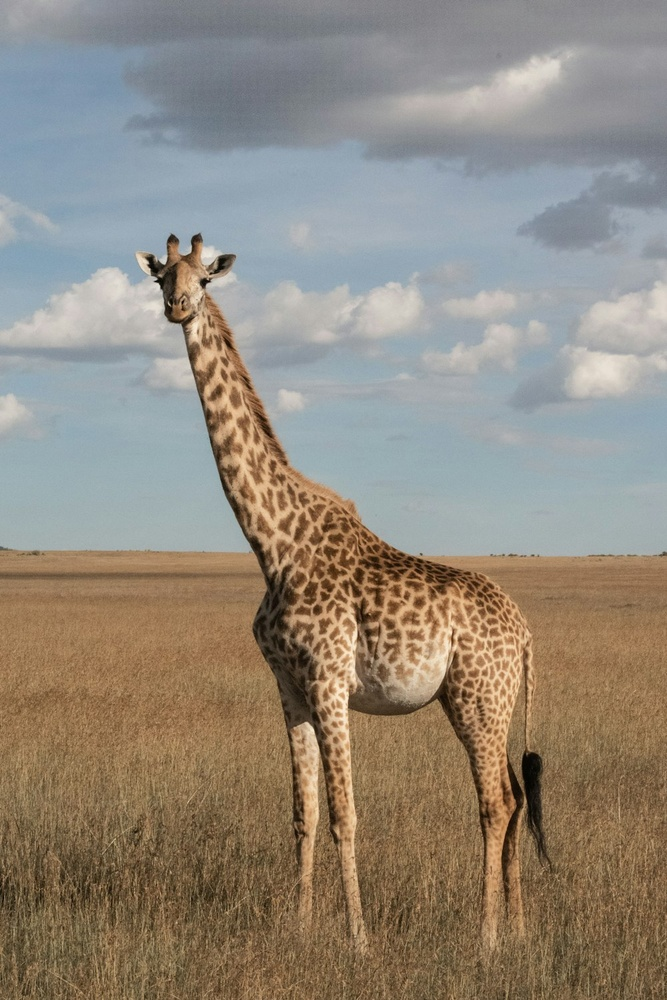
#> input picture color_thresholding/giraph.jpg, 667 x 1000 px, shrunk from 1000 x 1500 before the run
$ jupyter execute color_thresholding.ipynb
#> lines starting #> are read from the running program, lines starting #| are printed output that depends on the picture; after the words box and inside, x2 and y2 are one past the last pixel; in counts of white or black regions, pixels touching at a corner belong together
[cell 1]
import cv2
import matplotlib.pyplot as plt
import numpy as np

[cell 2]
image=cv2.imread("./giraph.jpg")
#> image is the input picture: shape (1000, 667, 3); mean B, G, R 124.4, 137, 146.1

[cell 3]
plt.imshow(image)

[cell 4]
# image_rgb by defalt it take image as bgr so we convert image to rgb
img_rgb=cv2.cvtColor(image, cv2.COLOR_BGR2RGB)
img_hsv=cv2.cvtColor(image, cv2.COLOR_BGR2HSV)
#> img_hsv: shape (1000, 667, 3); mean H, S, V 56.1, 71.8, 155.2
plt.imshow(img_rgb)

remamber to check wether image is in rgb or hsv always check we do changes in hsv image

[cell 5]
#here i want to target white color so we do uper_bond and lower bond as white
lower_white=np.array([0,0,190])
uper_white=np.array([30,40,255])

mask=cv2.inRange(img_hsv, lower_white, uper_white)
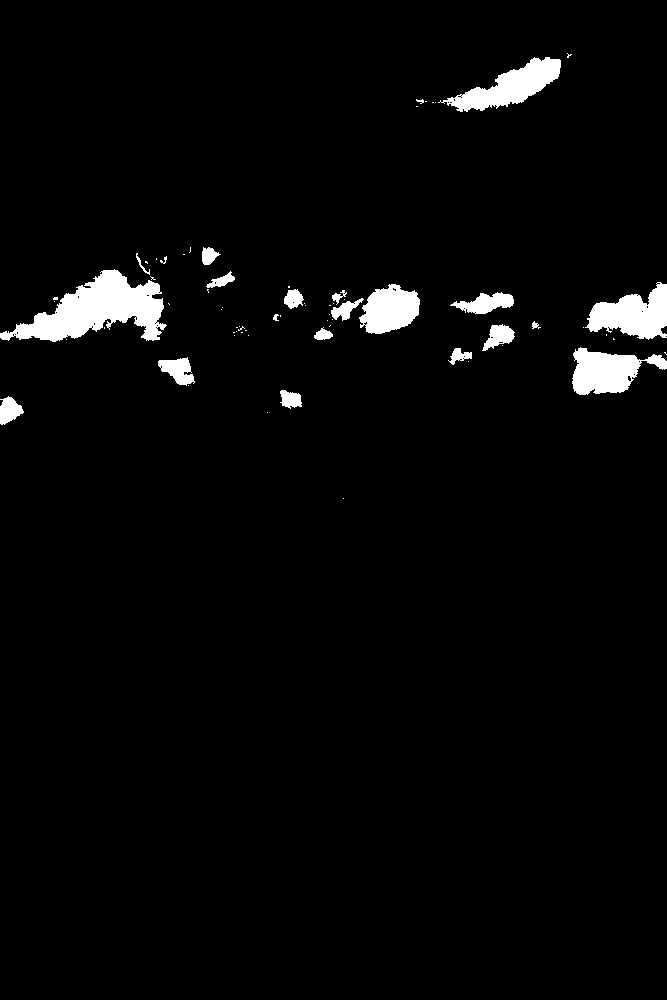
#> mask: shape (1000, 667); 3.1% white; 69 white regions (47 under 20 px), largest, box (x1, y1, x2, y2) and area: (0, 269, 167, 342) 5874, (438, 57, 561, 112) 2807, (585, 282, 667, 340) 2806

plt.imshow(mask)

[cell 6]
black_hsv=np.uint8([[[120, 255, 0]]])
black_bgr=cv2.cvtColor(black_hsv, cv2.COLOR_HSV2BGR)[0][0]

[cell 7]
image_result=image.copy()
image_result[mask>0]=black_bgr
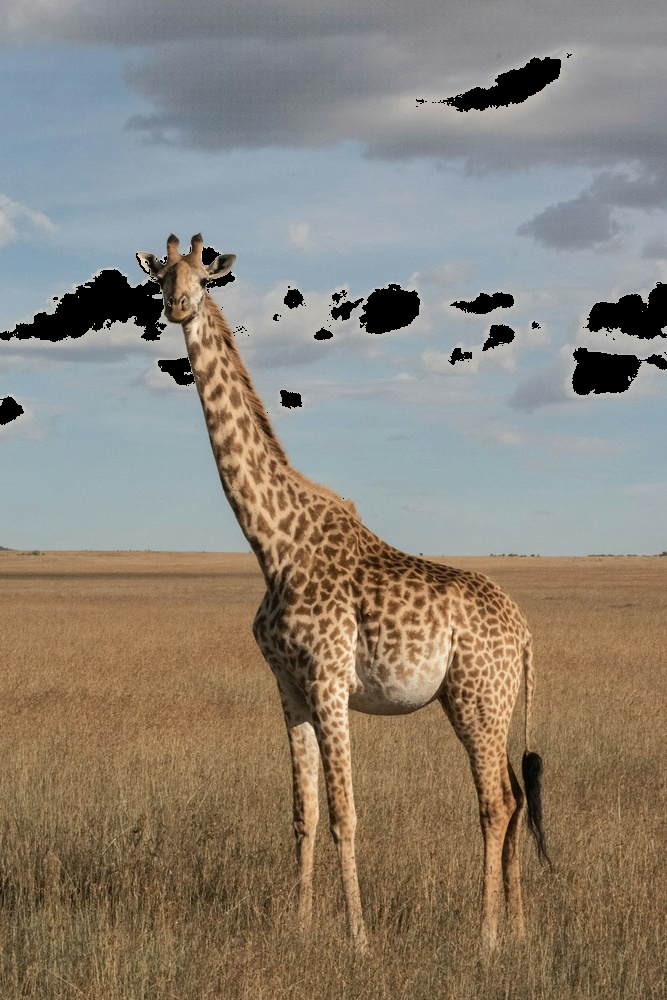
#> image_result: shape (1000, 667, 3); 3.09% of pixels changed, all inside (x1, y1, x2, y2) = (0, 53, 667, 499)

[cell 8]
img_result_rgb=cv2.cvtColor(image_result, cv2.COLOR_BGR2RGB)

[cell 9]
#plot
fig, axi=plt.subplots(1, 3, figsize=(12,9))


axi[0].imshow(img_rgb)
axi[0].set_title("Original Image")
axi[0].axis('off')

axi[1].imshow(mask)
axi[1].set_title("mask Image")
axi[1].axis('off')

axi[2].imshow(img_result_rgb)
axi[2].set_title("result Image")
axi[2].axis('off')


plt.tight_layout()
plt.show()
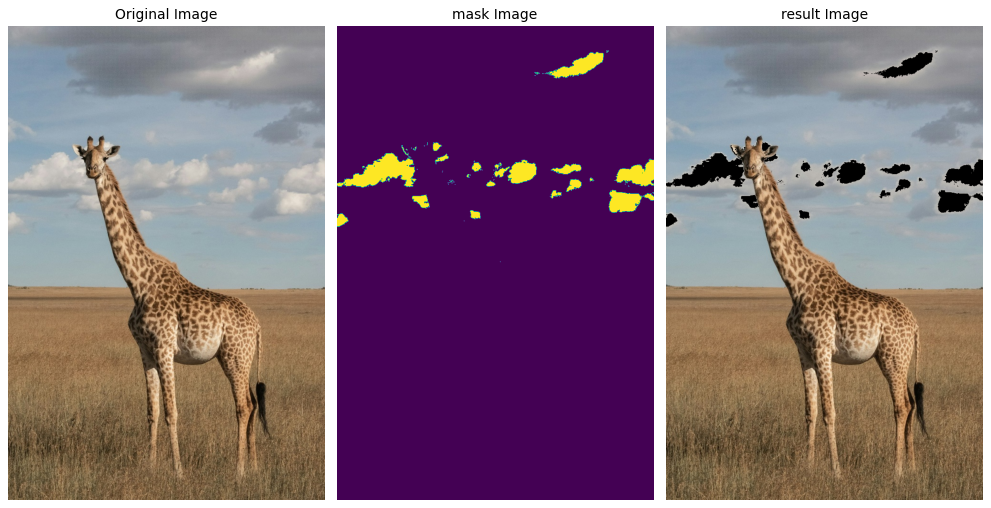
#> figure drawn by matplotlib, 3 panels
